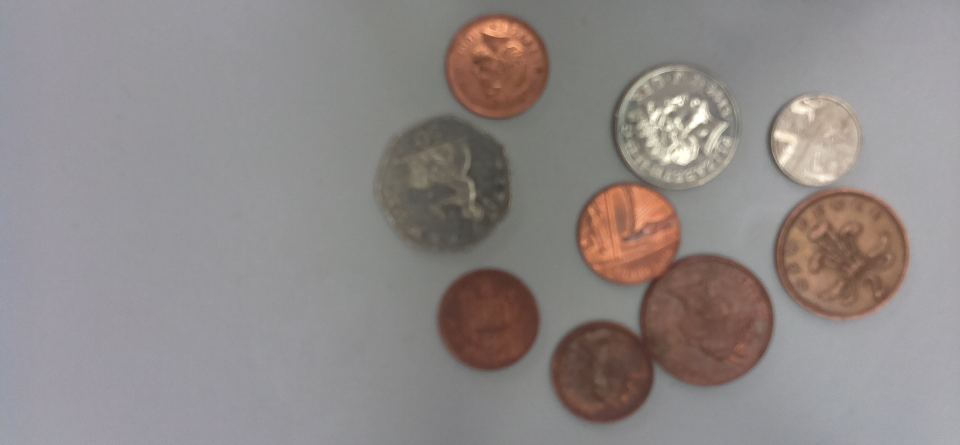
#> input picture Original_coins_image.png, 1920 x 890 px (shown at 1/2 size)
$ python Coin_detection_project.py
#> lines starting #> are read from the running program, lines starting #| are printed output that depends on the picture; after the words box and inside, x2 and y2 are one past the last pixel; in counts of white or black regions, pixels touching at a corner belong together
# Load libraries
import cv2
import numpy as np


# Load the images
img_gray = cv2.imread('Original_coins_image.png', cv2.IMREAD_GRAYSCALE)
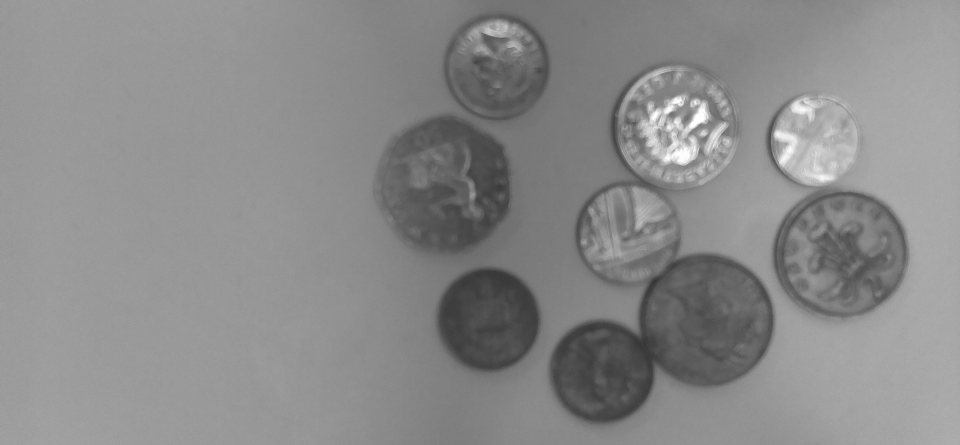
#> img_gray: shape (890, 1920) (shown at 1/2 size); min 48, max 255, mean 138
original_image = cv2.imread('Original_coins_image', 1)

# Apply Gaussian Blur to gray scale image to reduce noise
blurred_img = cv2.GaussianBlur(img_gray, (5, 5), 0)

# Detect edges using Canny Edge Detector
edges = cv2.Canny(blurred_img, 12, 30)
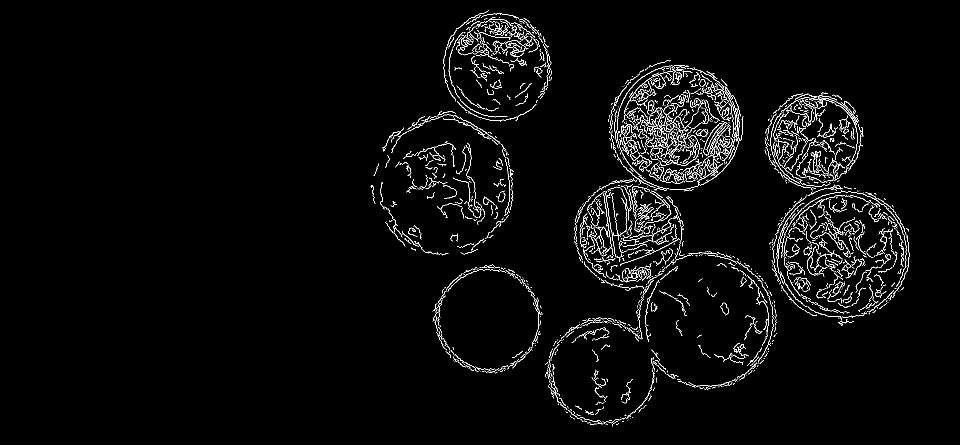
#> edges: shape (890, 1920) (shown at 1/2 size); 2.5% white in thin lines or dots, all inside (x1, y1, x2, y2) = (741, 20, 1820, 853)

# Apply morphological operations to remove small details
kernel = np.ones((5, 15), np.uint8)
closed_edges = cv2.morphologyEx(edges, cv2.MORPH_CLOSE, kernel)
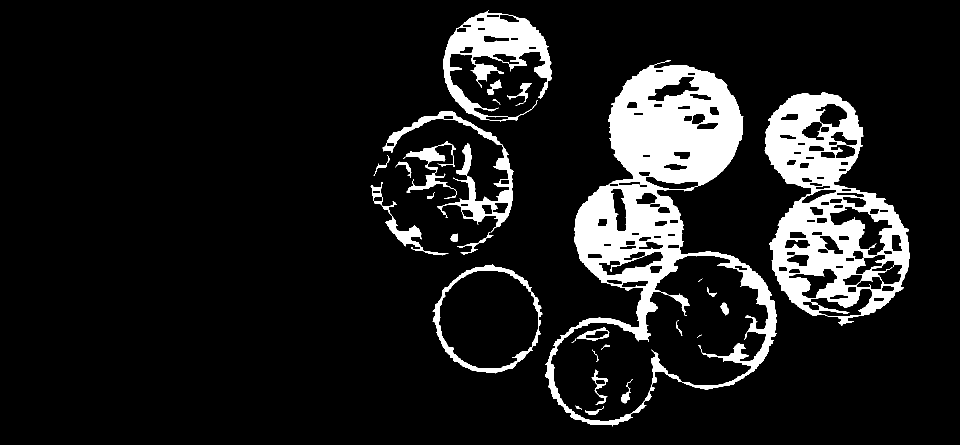
#> closed_edges: shape (890, 1920) (shown at 1/2 size); 11% white; 28 white regions (3 under 20 px), largest, box (x1, y1, x2, y2) and area: (1090, 121, 1554, 853) 91088, (1529, 185, 1820, 652) 56875, (887, 20, 1104, 243) 17307

# Detect circles/approximate circle using Hough Circle Transform
h, w = closed_edges.shape[:]
#> h = 890; w = 1920
circles = cv2.HoughCircles(closed_edges, cv2.HOUGH_GRADIENT, 1.022,
                           int(w/9), param1=2, param2=30, minRadius=int(w/100),
                           maxRadius=int(w/9))
#> circles = [[1681.7, 507.4, 135.5], [975.5, 642.3, 103.1], [1257.6, 464.5, 108.8], [1205.4, 743.5, 99.74], [886.6, 371.5, 137.6], [1001, 131.3, 102.7], [1625.5, 278.5, 94.93], [1347.5, 255, 131.8], [1413.9, 650.5, 120.5]]

# Convert circle's x,y,r values to integer
circles = np.uint16(np.around(circles))
#> circles = [[1682, 507, 136], [975, 642, 103], [1258, 464, 109], [1205, 744, 100], [887, 371, 138], [1001, 131, 103], [1625, 278, 95], [1348, 255, 132], [1414, 651, 120]]

# Draw detected circles in original image
count = 1
for i in circles[0, :]:
    # Draw the outer circle
    cv2.circle(original_image, (i[0], i[1]), i[2], (0, 255, 0),
               2)
    # Draw a smaller circle at the center of the circle
    cv2.circle(original_image, (i[0], i[1]), 2,
               (0, 0, 255), 3)
    # Add object count number
    # cv2.putText(original_image, str(count), (i[0], i[1]),
    # cv2.FONT_HERSHEY_COMPLEX, 2, (0, 0, 0), 2)
    # Count how many rounded objects detected
    count += 1
#> this loop made 9 passes
#> after the loop, count = 10


# Define function to get the radius 'r' of the circular objects detected
def get_radius(circles):
    radius = []
    for coord in circles[0, :]:
        radius.append(coord[2])
#> this loop made 9 passes
#> after the loop, radius = [136, 103, 109, 100, 138, 103, 95, 132, 120]
    return radius


# Define function to calculate average pixel (i.e. brightness)
def av_pix(img, circles, size):
    av_value = []
    for coord in circles[0, :]:
        col = np.mean(img[coord[1] - size:coord[1] + size,
                      coord[0] - size:coord[0] + size])
        av_value.append(col)
    return av_value


# Extract the radius & convert radius to integer (for classification purposes)
radii = get_radius(circles)
#> radii = [136, 103, 109, 100, 138, 103, 95, 132, 120]
radii_int = [int(i) for i in radii]
#> radii_int = [136, 103, 109, 100, 138, 103, 95, 132, 120]

# Extract brightness values of each circular object (for classification)
bright_values = av_pix(blurred_img, circles, 20)
#> the loop in av_pix, `for coord in circles[0, :]:` made 9 passes
#> (coord, col) on passes 1 to 9: ([1682, 507, 136], 96.8), ([975, 642, 103], 74.44), ([1258, 464, 109], 125.8), ([1205, 744, 100], 76.27), ([887, 371, 138], 88.68), ([1001, 131, 103], 102.7), ([1625, 278, 95], 177.4), ([1348, 255, 132], 187.6), ([1414, 651, 120], 85.31)
#> after the loop in av_pix, `for coord in circles[0, :]:`: av_value = [96.8, 74.44, 125.8, 76.27, 88.68, 102.7, 177.4, 187.6, 85.31]
#> bright_values has the same summary as av_value in av_pix
bright_values_int = [int(i) for i in bright_values]
#> bright_values_int = [96, 74, 125, 76, 88, 102, 177, 187, 85]

# Initialize an empty coin value list
values = []

# Determine coin value based on radius and brightness
for a, b in zip(radii_int, bright_values_int):
    if a > 137 and b == 88:
        values.append(50)
    elif a > 120 and b > 150:
        values.append(10)
    elif a < 100 and b > 150:
        values.append(5)
    elif 119 < a < 137 and 84 < b < 97:
        values.append(2)
    elif 99 < a < 110:
        values.append(1)
#> this loop made 9 passes
#> (a, b) on passes 1 to 9: (136, 96), (103, 74), (109, 125), (100, 76), (138, 88), (103, 102), (95, 177), (132, 187), (120, 85)
#> after the loop, values = [2, 1, 1, 1, 50, 1, 5, 10, 2]

# Annotate coin value on each coin
count = 0
for i in circles[0, :]:
    cv2.putText(original_image, str(values[count]) + 'p', (i[0], i[1]),
                cv2.FONT_HERSHEY_SCRIPT_SIMPLEX, 2, (0, 0, 255),
                2)
    count += 1
#> after the loop, count = 9

# Annotate the total value on the image
cv2.putText(original_image, 'Estimated Total Value: ' + str(sum(values))
            + 'p', (200, 100), cv2.FONT_HERSHEY_SIMPLEX,
            1.3, 255)

# Save the final annotated image
cv2.imwrite('Classified_coins_image.jpg', original_image)

# Display the final image with annotations
cv2.imshow("Detected Coins", original_image)
cv2.waitKey(0)
cv2.destroyAllWindows()
